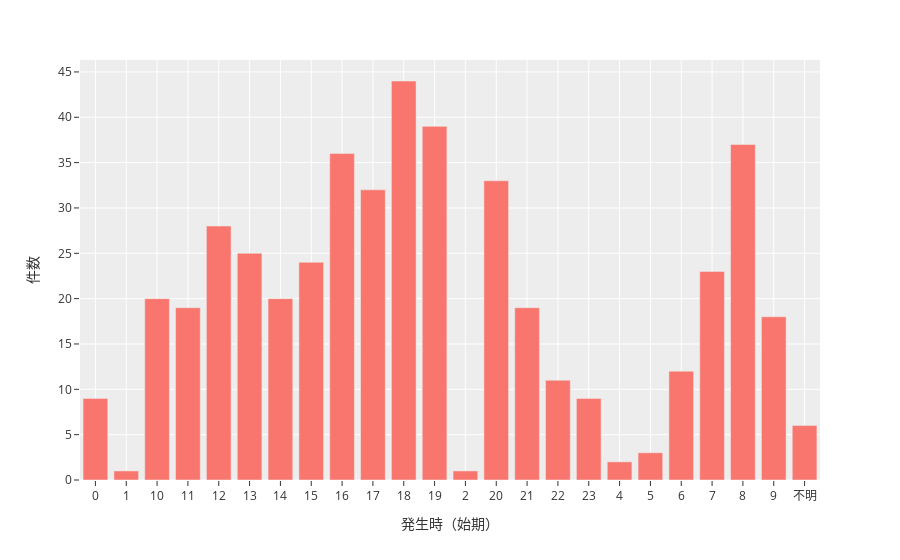

The cell this chart's notebook holds for it:
### Markdown cell above
チャートのテンプレートを変えることでルックスが変わる。

`template`のオプションはこちらから：

```["plotly", "plotly_white", "plotly_dark", "ggplot2", "seaborn", "simple_white"]```

一つずつ試してみよう。

### Code cell
fig = px.bar(time,
            x='発生時（始期）',
            y='件数',
            template='ggplot2' # change this to see other styles
            )
fig.update_xaxes(categoryorder='category ascending')
fig.show()

### Figure 1 — Plotly figure (JSON) as saved in the notebook; plotly's stock layout.template omitted (floating-point values rounded to 4 significant figures)
{"data": [{"alignmentgroup": "True", "hovertemplate": "発生時（始期）=%{x}<br>件数=%{y}<extra></extra>", "legendgroup": "", "marker": {"color": "#F8766D", "pattern": {"shape": ""}}, "name": "", "offsetgroup": "", "orientation": "v", "showlegend": false, "textposition": "auto", "type": "bar", "x": ["18", "19", "8", "16", "20", "17", "12", "13", "15", "7", "14", "10", "21", "11", "9", "6", "22", "0", "23", "不明", "5", "4", "2", "1"], "xaxis": "x", "y": [44, 39, 37, 36, 33, 32, 28, 25, 24, 23, 20, 20, 19, 19, 18, 12, 11, 9, 9, 6, 3, 2, 1, 1], "yaxis": "y"}], "layout": {"barmode": "relative", "legend": {"tracegroupgap": 0}, "margin": {"t": 60}, "xaxis": {"anchor": "y", "categoryorder": "category ascending", "domain": [0, 1], "title": {"text": "発生時（始期）"}}, "yaxis": {"anchor": "x", "domain": [0, 1], "title": {"text": "件数"}}}}
